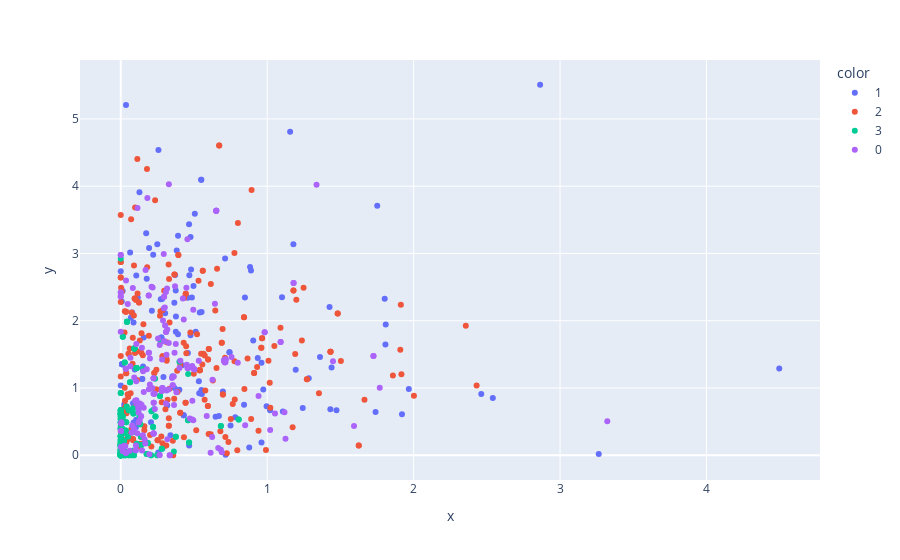

This figure's notebook cell:
### Code cell
import pandas as pd
import plotly.express as px

df = pd.DataFrame({"x": X[:,0], "y": X[:,1], "color": label.astype(str), "filenames": train_ds.file_paths})

fig = px.scatter(df, x="x", y="y", color="color", hover_data=["filenames"])
fig.show()

### Figure 1 — Plotly figure (JSON) as saved in the notebook; plotly's stock layout.template omitted (floating-point values rounded to 4 significant figures; data arrays with more than 128 entries replaced by an {"elided": "..."} marker saying what was removed)
{"data": [{"customdata": {"elided": "130x1 str values"}, "hovertemplate": "color=1<br>x=%{x}<br>y=%{y}<br>filenames=%{customdata[0]}<extra></extra>", "legendgroup": "1", "marker": {"color": "#636efa", "symbol": "circle"}, "mode": "markers", "name": "1", "orientation": "v", "showlegend": true, "type": "scatter", "x": {"elided": "130 float values"}, "xaxis": "x", "y": {"elided": "130 float values"}, "yaxis": "y"}, {"customdata": {"elided": "230x1 str values"}, "hovertemplate": "color=2<br>x=%{x}<br>y=%{y}<br>filenames=%{customdata[0]}<extra></extra>", "legendgroup": "2", "marker": {"color": "#EF553B", "symbol": "circle"}, "mode": "markers", "name": "2", "orientation": "v", "showlegend": true, "type": "scatter", "x": {"elided": "230 float values"}, "xaxis": "x", "y": {"elided": "230 float values"}, "yaxis": "y"}, {"customdata": {"elided": "306x1 str values"}, "hovertemplate": "color=3<br>x=%{x}<br>y=%{y}<br>filenames=%{customdata[0]}<extra></extra>", "legendgroup": "3", "marker": {"color": "#00cc96", "symbol": "circle"}, "mode": "markers", "name": "3", "orientation": "v", "showlegend": true, "type": "scatter", "x": {"elided": "306 float values"}, "xaxis": "x", "y": {"elided": "306 float values"}, "yaxis": "y"}, {"customdata": {"elided": "195x1 str values"}, "hovertemplate": "color=0<br>x=%{x}<br>y=%{y}<br>filenames=%{customdata[0]}<extra></extra>", "legendgroup": "0", "marker": {"color": "#ab63fa", "symbol": "circle"}, "mode": "markers", "name": "0", "orientation": "v", "showlegend": true, "type": "scatter", "x": {"elided": "195 float values"}, "xaxis": "x", "y": {"elided": "195 float values"}, "yaxis": "y"}], "layout": {"legend": {"title": {"text": "color"}, "tracegroupgap": 0}, "margin": {"t": 60}, "xaxis": {"anchor": "y", "domain": [0, 1], "title": {"text": "x"}}, "yaxis": {"anchor": "x", "domain": [0, 1], "title": {"text": "y"}}}}
